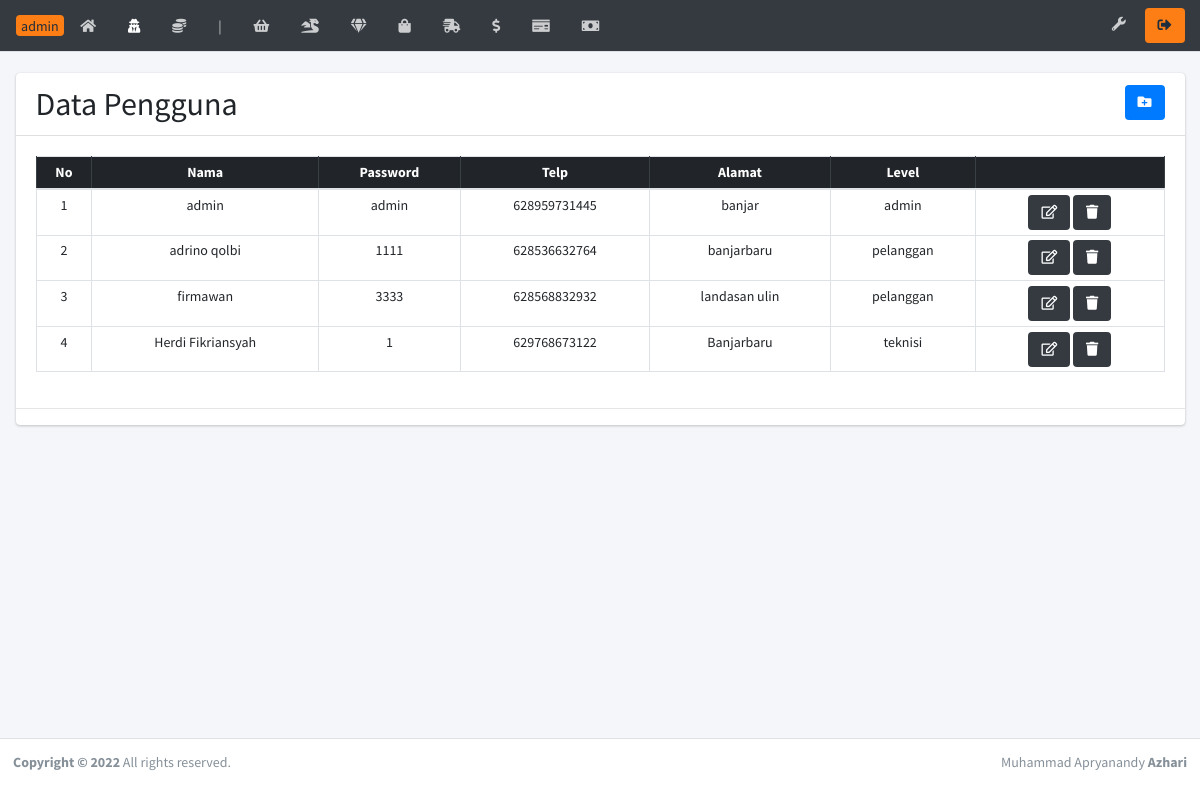
The app's page /brs46/user.php with its own data.
### tables this page shows
CREATE TABLE `user` (
  `id` int(5) NOT NULL,
  `telp` varchar(15) NOT NULL,
  `password` varchar(15) NOT NULL,
  `level` varchar(10) NOT NULL,
  `nama` varchar(80) NOT NULL,
  `alamat` text NOT NULL
);

### brs46/user.php (the view)
<?php require('headernya.php');  error_reporting(0); ?>
  <div class="content-wrapper">
    <br>
    <section class="content">
      <div class="container-fluid">
        <div class="row">
          <div class="col-12">
            <div class="card">
              <div class="card-header">
                <h2 style="display:inline;">Data Pengguna</h2>
                <button style="float: right;margin-left: 5px" class="btn bg-primary" type="button" data-toggle="tooltip" data-placement="bottom" title="Tambah"><a href="user_input.php" class="text-white"><i class="fas fa-folder-plus"></i></a></button>
              </div>
              <div class="card-body">
                <table id="dataTables" class="table table-bordered table-hover table-sm">
                  <thead class="table-dark">
                    <tr class="text-center">
                        <th>No</th>
                        <th>Nama</th>
                        <th>Password</th>
                        <th>Telp</th>
                        <th>Alamat</th>
                        <th>Level</th>
                        <th class="hide"></th>
                    </tr>
                  </thead>
                  <tbody>
                    <?php
                      $no = 1;
                      $query = mysqli_query($kon, "SELECT * FROM user ORDER BY nama ASC");
                      while($data = mysqli_fetch_array($query)){
                        ?>
                          <tr class="text-center">
                          <td><?= $no++ ?></td>
                          <td><?= $data['nama'] ?></td>
                          <td><?= $data['password'] ?></td>
                          <td><?= $data['telp'] ?></td>
                          <td><?= $data['alamat'] ?></td>
                          <td><?= $data['level'] ?></td>
                          <td>
                            <button class="btn bg-dark" type="button"><a href="user_edit.php?id=<?= $data['id'] ?>" class="text-white"><i class="far fa-edit"></i></a></button>
                            <button class="btn bg-dark" onclick="yakin = confirm('Apakah Kamu yakin ingin Menghapus?'); if(yakin){ window.location = 'hapus.php?id=<?= $data['id'] ?>';
                              }" type="button"><i class="fas fa-trash"></i></button>
                          </td>
                        <?php
                      }
                    ?>
                  </tbody>
                </table>
              </div>
              <hr>
            </div>
          </div>
        </div>
      </div>
    </section>
  </div>
<?php require('footernya.php') ?>

### records on screen
user: nama "admin", password "admin", telp "628959731445", alamat "banjar", level "admin"
user: nama "adrino qolbi", password "1111", telp "628536632764", alamat "banjarbaru", level "pelanggan"
user: nama "firmawan", password "3333", telp "628568832932", alamat "landasan ulin", level "pelanggan"
user: nama "Herdi Fikriansyah", password "1", telp "629768673122", alamat "Banjarbaru", level "teknisi"
